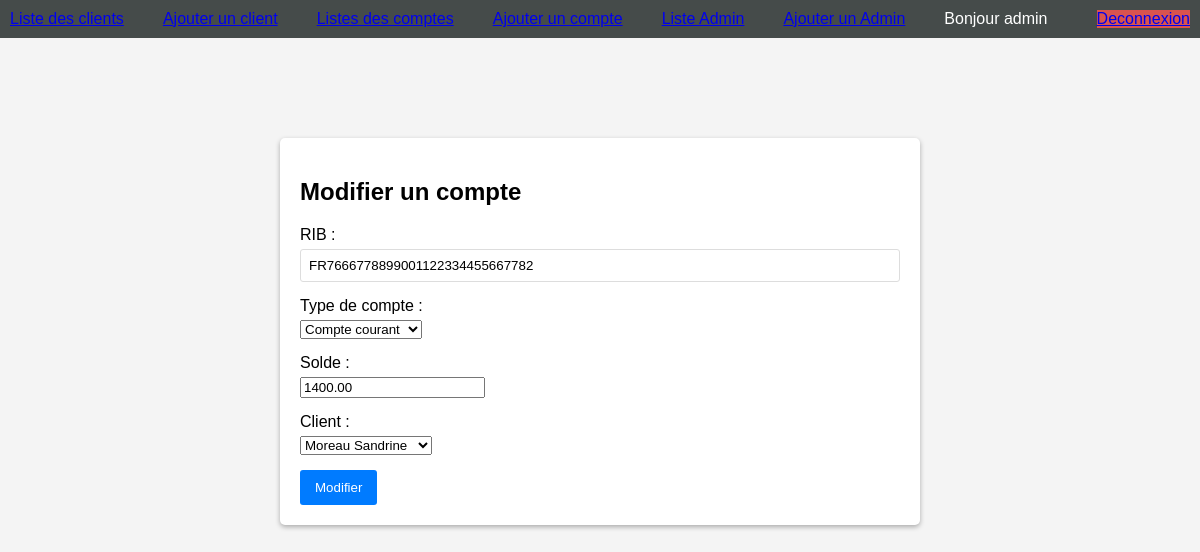
The page /index.php?action=modifier_compte&id=13 (signed in) on the database as committed earlier.
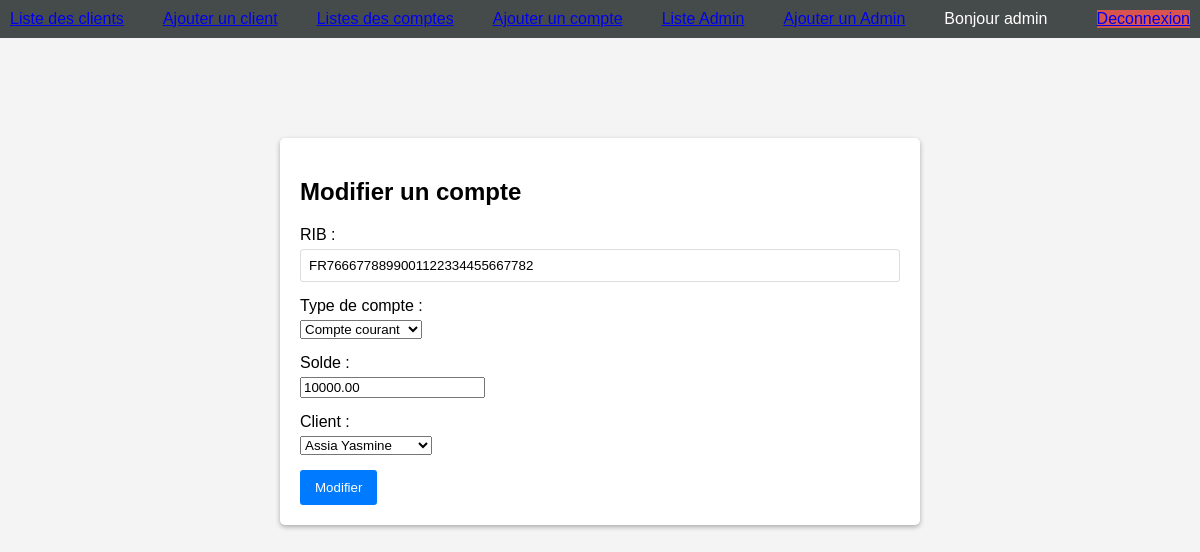
The same page on the database as committed later.
### tables this page shows
CREATE TABLE `comptes` (
  `id` int(11) NOT NULL,
  `rib` varchar(34) NOT NULL,
  `typeCompte` varchar(20) NOT NULL,
  `solde` decimal(10,2) NOT NULL,
  `idClient` int(11) NOT NULL
);

CREATE TABLE `clients` (
  `id` int(11) NOT NULL,
  `nom` varchar(50) NOT NULL,
  `prenom` varchar(50) NOT NULL,
  `email` varchar(100) NOT NULL,
  `telephone` varchar(20) DEFAULT NULL,
  `adresse` varchar(255) DEFAULT NULL
);

### views/comptes/edit.php (the view, shortened to what this page needs)
<?php include __DIR__ . '/../templates/header.php'; ?>
<div class="form-container">
    <h2>Modifier un compte</h2>
    <form method="POST" action="index.php?action=modifier_compte&id=<?php echo $compte['id']; ?>">
        <div class="form-group">
            <label for="rib">RIB :</label>
            <input type="text" name="rib" id="rib" value="<?php echo htmlspecialchars($compte['rib']); ?>">
        </div>
        <div class="form-group">
            <label for="typeCompte">Type de compte :</label>
            <select name="typeCompte" id="typeCompte">
                <option value="Compte courant" <?php if ($compte['typeCompte'] === 'Compte courant') echo 'selected'; ?>>Compte courant</option>
            </select>
        </div>
        <div class="form-group">
            <label for="solde">Solde :</label>
            <input type="number" name="solde" id="solde" value="<?php echo htmlspecialchars($compte['solde']); ?>">
        </div>
        <div class="form-group">
            <label for="idClient">Client :</label>
            <select name="idClient" id="idClient">
                <?php if (isset($clients) && is_array($clients)) : ?>
                    <?php foreach ($clients as $client) : ?>
                        <option value="<?php echo $client['id']; ?>" <?php if ($compte['idClient'] === $client['id']) echo 'selected'; ?>>
                            <?php echo htmlspecialchars($client['nom']) . ' ' . htmlspecialchars($client['prenom']); ?>
                        </option>
                    <?php endforeach; ?>
                <?php else : ?>
                    <option value="">Aucun client disponible</option>
                <?php endif; ?>
            </select>
        </div>
        <button type="submit" name="modifier">Modifier</button>
    </form>
</div>
<?php include __DIR__ . '/../templates/footer.php'; ?>

Rows that differ between the two databases and show on the page:
changed comptes "FR7666778899001122334455667782": solde "1400.00" → "10000.00"; idClient "Moreau Sandrine" → "Assia Yasmine"
